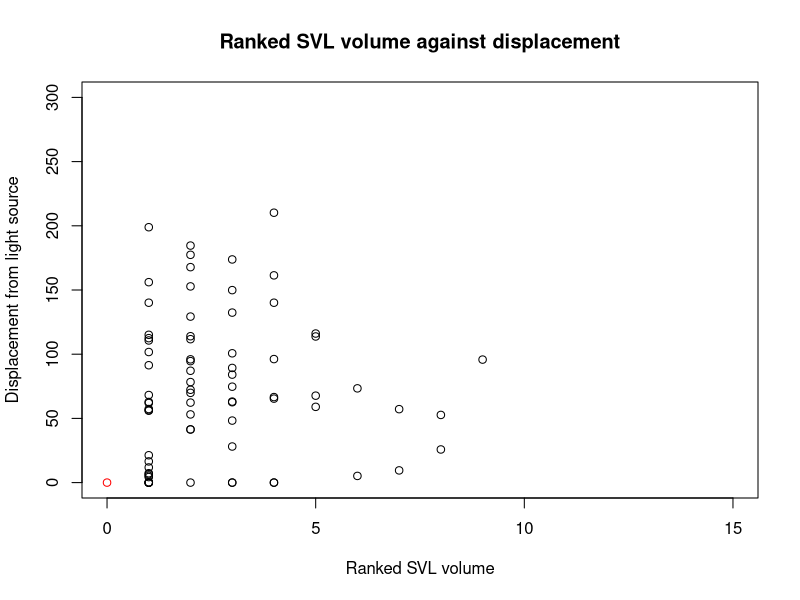
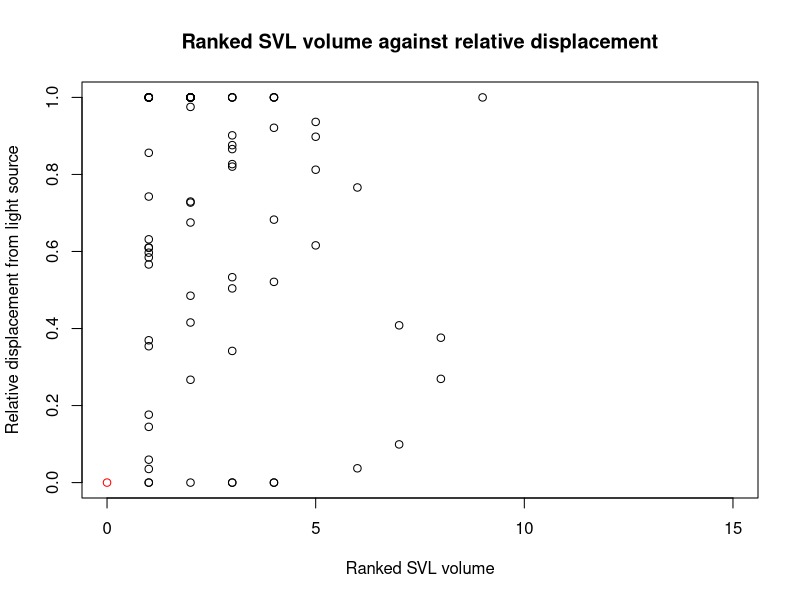
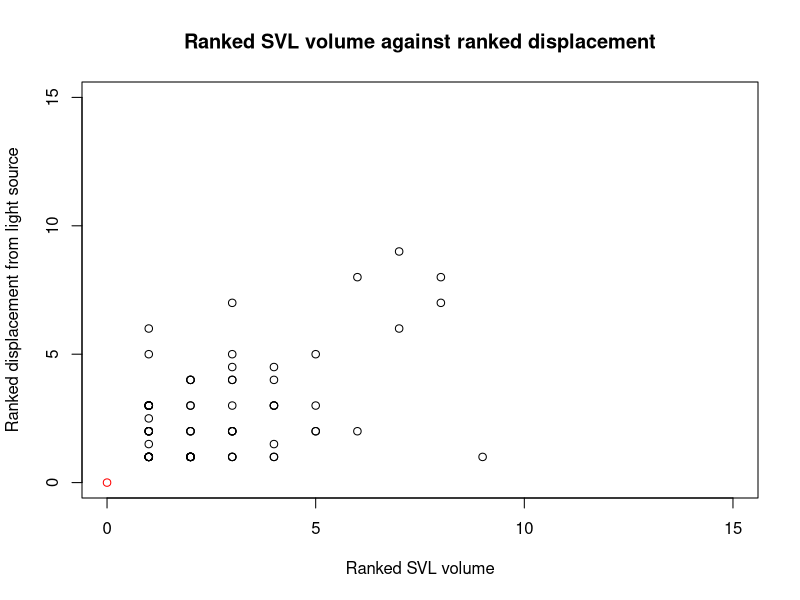
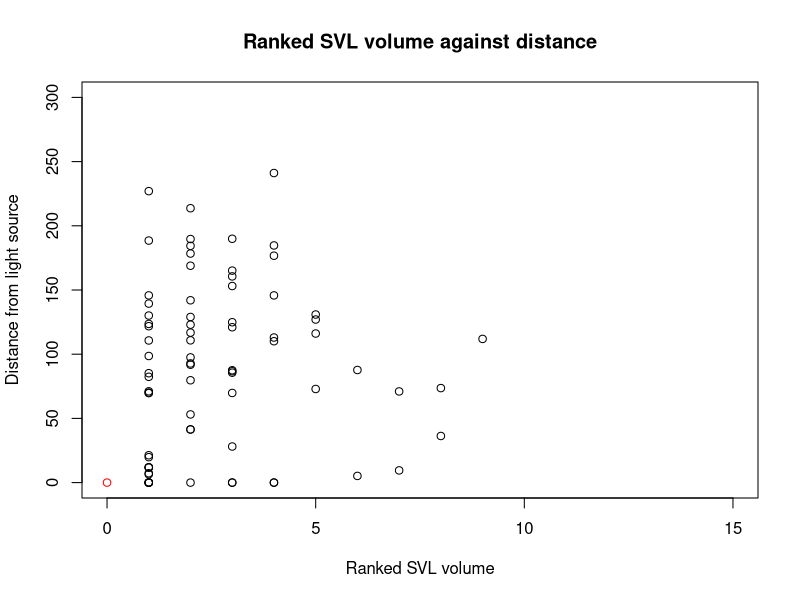
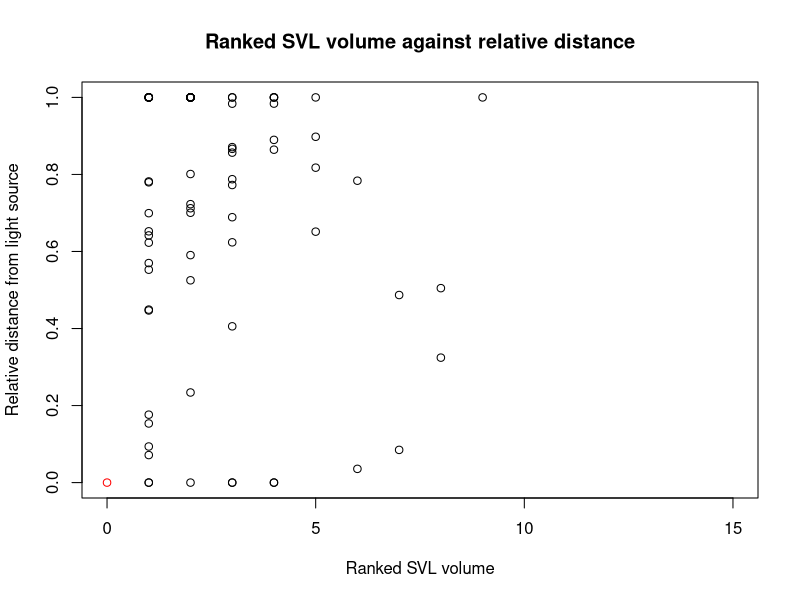
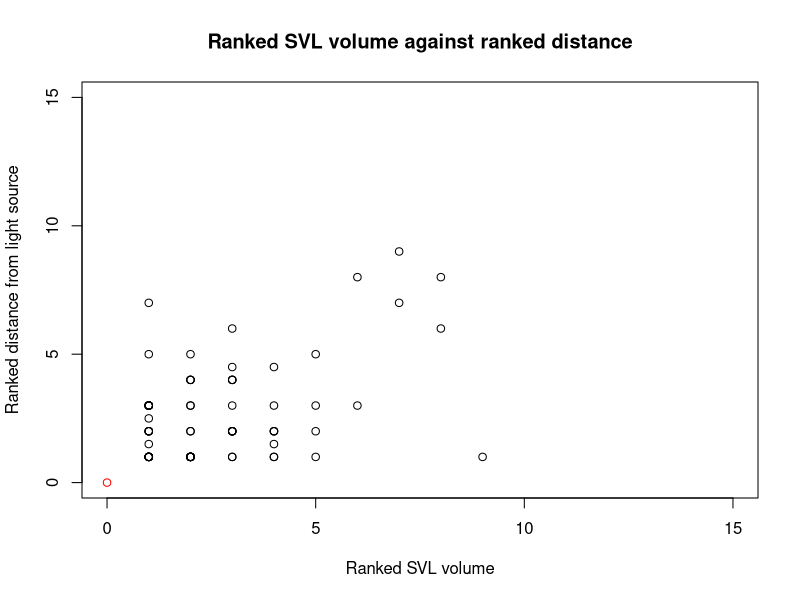
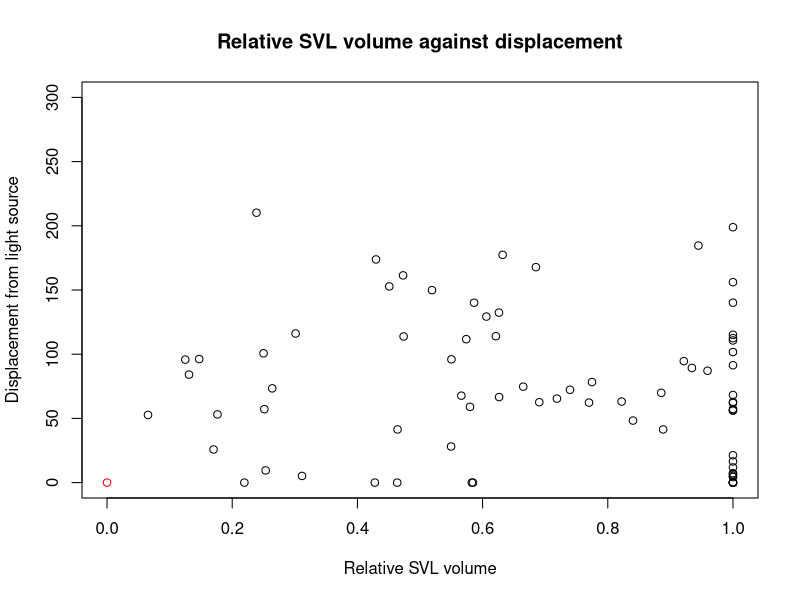
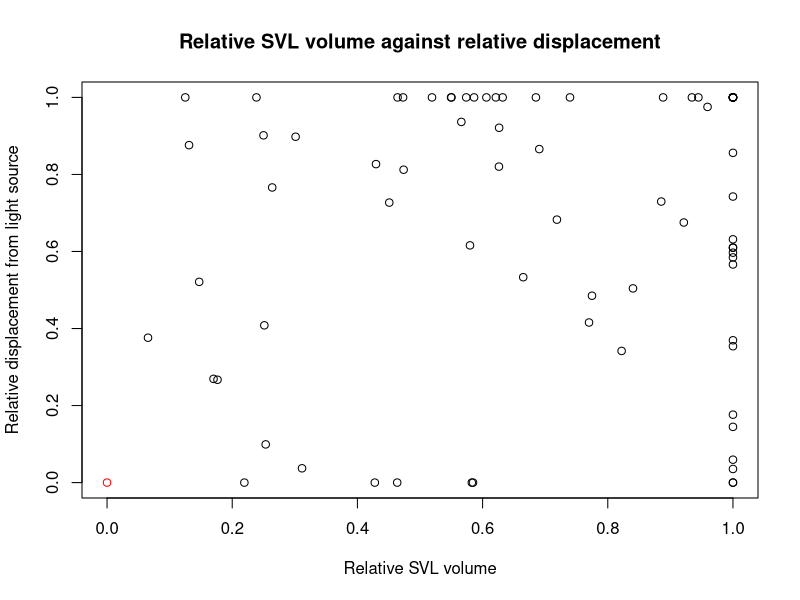

The R source for these figures, in order:
## ---- chunk 1
#set working directory and read in data
setwd("C://Users//ojmin//OneDrive//Documents//UNI//Zoology_partII//Borneo_Project")
data <-read.csv("brno_gecko_dist_data.csv")
print(data)
## ---- chunk 2
#divide dataset into zones
general_splicer <- function(data, name, column) {
  # check (zone) column in question is present
  if (!column %in% colnames(data)) {
    stop("The dataset does not contain a ", column, " column.")
  }

  # find all unique values from column
  unique_vals <- unique(data[[column]])

  # create separate datasets for each unique value in column
  for (q in unique_vals) {
    # subset the data
    
    subset_data <- data[data[[column]] == q, ]
    
    # assign subsetted data a variable name based on unique value
    assign(paste0(name, q), subset_data, envir = .GlobalEnv)
  }
  
  message("Datasets created for each ", column, " value!")
  message("Empty datasets are not generated! (except for NA apparently)")
}

general_splicer(data, "brno_zone", "zone")
#brno_zone1
#brno_zone2
#brno_zone3
## ---- chunk 3
# function to collect datasets with a specific prefix into a list
collect_datasets_to_list <- function(prefix, suffix) {
  # Get all objects in the global environment
  all_objects <- ls(envir = .GlobalEnv)
  
  #ending may not need to be specified
  if (suffix == "none"){
  # Filter objects that start with the given prefix
  dataset_names <- grep(paste0(prefix), all_objects, value = TRUE)
  } else {
    dataset_names <- grep(paste0(prefix, ".*", suffix), all_objects, value = TRUE)
  }
  # Create a named list of these datasets
  dataset_list <- lapply(dataset_names, function(name) get(name, envir = .GlobalEnv))
  names(dataset_list) <- dataset_names
  
  return(dataset_list)
}

# Example usage:
# Assume datasets 'dataset_a', 'dataset_b', 'dataset_c' exist in the global environment
zone_list <- collect_datasets_to_list("brno_zone", "none")


names(zone_list)
## ---- chunk 4
#divide dataset up by data + zone
date_splicer <- function(dataset_names, column){
  #iterate through each dataset
  for (name in names(dataset_names)){
    #collect the first part of old dataset name for new name
    new_name <- paste0(substr(name, start = 6, stop = 10), "_")
    #call splicing function to divide dataset and use new naming convention
    general_splicer(dataset_names[[name]], new_name, column)
  }
}

date_splicer(zone_list, "date")
#put these into a datasetlist
zone_date_list <- collect_datasets_to_list("zone", "2024")
names(zone_date_list)
## ---- chunk 5
#divide dateset up into time + date + zone
time_splicer <- function(dataset_names, column){
  #iterate through each dataset
  for (name in names(dataset_names)){
    #collect the first part of old dataset name for new name
    new_name <- paste0(substr(name, start = 1, stop = 8), "_")
    #call splicing function to divide dataset and use new naming convention
    general_splicer(dataset_names[[name]], new_name, column)
  }
}

time_splicer(zone_date_list, "time")

#generate datasetlist
#this specifies that the suffix that should be at the end of new datasets is 2 digits an underscore and a letter "XX_a"
zone_date_time_list <- collect_datasets_to_list("zone", "_\\d{2}_[a-zA-Z]$")
names(zone_date_time_list)
## ---- chunk 6
#Divide data up into distinct events (zone + data + sample time + quadrat)

event_splicer <- function(dataset_names, column){
  #iterate through each dataset
  for (name in names(dataset_names)){
    #collect the first part of old dataset name for new name
    new_name <- paste0(substr(name, start = 1, stop = 10), "_")
    #call splicing function to divide dataset and use new naming convention
    general_splicer(dataset_names[[name]], new_name, column)
  }
}

event_splicer(zone_date_time_list, "quadrat")

#make dataset list of all events
event_list <- collect_datasets_to_list("zone", "_\\d{2}_[a-zA-Z]_[a-zA-Z]\\d{1,2}$")
names(event_list)
## ---- chunk 7
# remove data with questionable measurements
data_filter <- function(dataset_names, column1, column2, val1, val2){
  #iterate through each dataset
  for (name in names(dataset_names)){
    #collect the first part of old dataset name for new name
    new_name <- paste0("fltr_", name)
    #filter the data for column1
    data = dataset_names[[name]]
    filtered_data0 <- data[data[[column1]]!= val1,]
    
    #refilter for column 2
    filtered_data <- filtered_data0[filtered_data0[[column2]] != val2,]
    
    # assign subsetted data a variable name based on unique value
    assign(new_name, filtered_data, envir = .GlobalEnv)
  }
}
#create filtered event datasets
data_filter(event_list, "gecko_present", "bad_img_qua", 0, 1)

#create a list of filtered events
fltr_event_list <- collect_datasets_to_list("fltr_zone", "_\\d{2}_[a-zA-Z]_[a-zA-Z]\\d{1,2}$")

names(fltr_event_list)
## ---- chunk 8
#zone1_12_n_e2
#fltr_zone1_12_n_e2

#filter the rest of the datasets starting with zones at some point

## ---- chunk 9
#find the maximum value of a column and generate an adjacent column with the normalised data
normaliser <- function(data, old_col, new_col, dataset_name){
  #ensure column is numeric
  data[[old_col]] = as.numeric(data[[old_col]])
  
  #find max value in column and exclude NA
  max <- max(data[[old_col]], na.rm = TRUE)
  
  #normalise the data in new column, ignoring NA
  normalised <- ifelse(!is.na(data[[old_col]]), 
                        data[[old_col]] / max, 
                        NA)
  #specify where new column is added
  
  #determine original column positon
  original_position <- which(colnames(data) == old_col)
  #insert new column
  data <- cbind(data[, 1:original_position, drop = FALSE], setNames(data.frame(normalised), new_col), data[, (original_position + 1):ncol(data), drop = FALSE])
  
  #assign new dataset to global env
  assign(dataset_name, data, envir = .GlobalEnv)
  #return(data)
}

#normaliser(fltr_zone1_11_n_e11, "dist_light_cm", "rel_dist", "fltr_zone1_11_n_e11")
#fltr_zone1_11_n_e11
## ---- chunk 10
# loop the normaliser function for set of datasets
general_normaliser <- function(dataset_names, old_col, new_col){
  #iterate through each dataset
  for (name in names(dataset_names)){
    #run normaliser function for the desired column
    normaliser(dataset_names[[name]], old_col, new_col, name)
  }
}
#normalise for length_cm and add to large dataset
general_normaliser(fltr_event_list, "length_cm", "rel_len")
fltr_event_list <- collect_datasets_to_list("fltr_zone", "_\\d{2}_[a-zA-Z]_[a-zA-Z]\\d{1,2}$")

#repeat for svl_cm
general_normaliser(fltr_event_list, "svl_cm", "rel_svl")
fltr_event_list <- collect_datasets_to_list("fltr_zone", "_\\d{2}_[a-zA-Z]_[a-zA-Z]\\d{1,2}$")

#repeat for width_cm
general_normaliser(fltr_event_list, "width_cm", "rel_wid")
fltr_event_list <- collect_datasets_to_list("fltr_zone", "_\\d{2}_[a-zA-Z]_[a-zA-Z]\\d{1,2}$")

#repeat for len_vol_cm3
general_normaliser(fltr_event_list, "len_vol_cm3", "rel_len_vol")
fltr_event_list <- collect_datasets_to_list("fltr_zone", "_\\d{2}_[a-zA-Z]_[a-zA-Z]\\d{1,2}$")

#repeat for svl_vol_cm3
general_normaliser(fltr_event_list, "svl_vol_cm3", "rel_svl_vol")
fltr_event_list <- collect_datasets_to_list("fltr_zone", "_\\d{2}_[a-zA-Z]_[a-zA-Z]\\d{1,2}$")

#repeat for disp_light_cm
general_normaliser(fltr_event_list, "disp_light_cm", "rel_disp")
fltr_event_list <- collect_datasets_to_list("fltr_zone", "_\\d{2}_[a-zA-Z]_[a-zA-Z]\\d{1,2}$")

#repeat for dist_light_cm
general_normaliser(fltr_event_list, "dist_light_cm", "rel_dist")
fltr_event_list <- collect_datasets_to_list("fltr_zone", "_\\d{2}_[a-zA-Z]_[a-zA-Z]\\d{1,2}$")
## ---- chunk 11
#generate a rank column for data
ranker <- function(data, old_col, new_col, dataset_name){
  #ensure column is numeric
  data[[old_col]] = as.numeric(data[[old_col]])
  
  #rank the data in new column, ignoring NA
  normalised <- ifelse(!is.na(data[[old_col]]), 
                        rank(-data[[old_col]], ties.method = "average"), 
                        NA)
  #specify where new column is added
  
  #determine original column positon
  original_position <- which(colnames(data) == old_col)
  #insert new column
  data <- cbind(data[, 1:original_position, drop = FALSE], setNames(data.frame(normalised), new_col), data[, (original_position + 1):ncol(data), drop = FALSE])
  
  #assign new dataset to global env
  assign(dataset_name, data, envir = .GlobalEnv)
  #return(data)
}

#ranker(fltr_zone1_12_n_e2, "rel_len", "len_rank", "fltr_zone1_12_n_e2")
#fltr_zone1_12_n_e2

#Loop this function for all datasets in a list
general_ranker <- function(dataset_names, old_col, new_col){
  #iterate through each dataset
  for (name in names(dataset_names)){
    #run normaliser function for the desired column
    ranker(dataset_names[[name]], old_col, new_col, name)
  }
}

#rank rel_len and add to large dataset
general_ranker(fltr_event_list, "rel_len", "len_rank")
fltr_event_list <- collect_datasets_to_list("fltr_zone", "_\\d{2}_[a-zA-Z]_[a-zA-Z]\\d{1,2}$")

#repeat for rel_svl
general_ranker(fltr_event_list, "rel_svl", "svl_rank")
fltr_event_list <- collect_datasets_to_list("fltr_zone", "_\\d{2}_[a-zA-Z]_[a-zA-Z]\\d{1,2}$")

#repeat for rel_wid
general_ranker(fltr_event_list, "rel_wid", "wid_rank")
fltr_event_list <- collect_datasets_to_list("fltr_zone", "_\\d{2}_[a-zA-Z]_[a-zA-Z]\\d{1,2}$")

#repeat for rel_len_vol
general_ranker(fltr_event_list, "rel_len_vol", "len_vol_rank")
fltr_event_list <- collect_datasets_to_list("fltr_zone", "_\\d{2}_[a-zA-Z]_[a-zA-Z]\\d{1,2}$")

#repeat for rel_svl_vol
general_ranker(fltr_event_list, "rel_svl_vol", "svl_vol_rank")
fltr_event_list <- collect_datasets_to_list("fltr_zone", "_\\d{2}_[a-zA-Z]_[a-zA-Z]\\d{1,2}$")

#repeat for rel_disp
general_ranker(fltr_event_list, "disp_light_cm", "disp_rank")
fltr_event_list <- collect_datasets_to_list("fltr_zone", "_\\d{2}_[a-zA-Z]_[a-zA-Z]\\d{1,2}$")

#repeat for rel_dist
general_ranker(fltr_event_list, "dist_light_cm", "dist_rank")
fltr_event_list <- collect_datasets_to_list("fltr_zone", "_\\d{2}_[a-zA-Z]_[a-zA-Z]\\d{1,2}$")
## ---- chunk 12
#check all updated datasets are present and correct in database
fltr_event_list
## ---- chunk 13
#grouping filtered events into new dataset list based on time of day
event_time_compiler <- function(prefix, suffix, middle){
  #find all global objects
  all_objects <- ls(envir = .GlobalEnv)
  
  #filter objects with correct pattern
  matching_datasets <- grep(paste0(prefix, middle, suffix), all_objects, value = TRUE)
  
  #extract datasets from global ENV
  dataset_list <- lapply(matching_datasets, function(name) get(name, envir = .GlobalEnv))
  
  names(dataset_list) <- matching_datasets
  return(dataset_list)
  
  # Create a named list of these datasets
  #dataset_names <- names(dataset_list)
  #return(dataset_names)
  #return(extracted_values)
}

#make list for all night events
fltr_event_night_list <- (event_time_compiler("fltr_zone\\d_\\d{2}_", "_[a-z]\\d{1,2}", "n"))

#make list for all afternoon events
fltr_event_afternoon_list <- (event_time_compiler("fltr_zone\\d_\\d{2}_", "_[a-z]\\d{1,2}", "a"))

#make list for all morning events
fltr_event_morning_list <- (event_time_compiler("fltr_zone\\d_\\d{2}_", "_[a-z]\\d{1,2}", "m"))


## ---- chunk 14
fltr_event_night_list
## ---- chunk 15
#make plotting function
mega_plotter <- function(datasets, xvar, yvar, xlab, ylab, xlim, ylim, title, colour){
  #initialise plot with point at (0,0)
  plot(0, 0, xlab = xlab, ylab = ylab, xlim=c(0,xlim), ylim=c(0,ylim),main = title, col = 'red')
  #iterate through datasets
  print(datasets)
  for (name in names(datasets)){
    #plot points of all datasets in list
    data = datasets[[name]]
    points(data[[xvar]], data[[yvar]], col = colour)
  }
}

#plot ranked svl vol against raw, relative, and ranked displacement and distance

#displacement
mega_plotter(fltr_event_night_list, "svl_vol_rank", "disp_light_cm", "Ranked SVL volume", "Displacement from light source", 15, 300,"Ranked SVL volume against displacement", 'black')

mega_plotter(fltr_event_night_list, "svl_vol_rank", "rel_disp", "Ranked SVL volume", "Relative displacement from light source", 15, 1, "Ranked SVL volume against relative displacement", 'black')

mega_plotter(fltr_event_night_list, "svl_vol_rank", "disp_rank", "Ranked SVL volume", "Ranked displacement from light source", 15, 15, "Ranked SVL volume against ranked displacement", 'black')

#distance
mega_plotter(fltr_event_night_list, "svl_vol_rank", "dist_light_cm", "Ranked SVL volume", "Distance from light source", 15, 300, "Ranked SVL volume against distance", 'black')

mega_plotter(fltr_event_night_list, "svl_vol_rank", "rel_dist", "Ranked SVL volume", "Relative distance from light source", 15, 1, "Ranked SVL volume against relative distance", 'black')

mega_plotter(fltr_event_night_list, "svl_vol_rank", "dist_rank", "Ranked SVL volume", "Ranked distance from light source", 15, 15, "Ranked SVL volume against ranked distance", 'black')
## ---- chunk 16
#relative SVL vol against raw, relative, ranked displacement and distance

#displacement
mega_plotter(fltr_event_night_list, "rel_svl_vol", "disp_light_cm", "Relative SVL volume", "Displacement from light source", 1, 300,"Relative SVL volume against displacement", 'black')

mega_plotter(fltr_event_night_list, "rel_svl_vol", "rel_disp", "Relative SVL volume", "Relative displacement from light source", 1, 1, "Relative SVL volume against relative displacement", 'black')

mega_plotter(fltr_event_night_list, "rel_svl_vol", "disp_rank", "Relative SVL volume", "Ranked displacement from light source", 1, 15, "Relative SVL volume against ranked displacement", 'black')

#distance
mega_plotter(fltr_event_night_list, "rel_svl_vol", "dist_light_cm", "Relative SVL volume", "Distance from light source", 1, 300, "Relative SVL volume against distance", 'black')

mega_plotter(fltr_event_night_list, "rel_svl_vol", "rel_dist", "Relative SVL volume", "Relative distance from light source", 1, 1, "Relative SVL volume against relative distance", 'black')

mega_plotter(fltr_event_night_list, "rel_svl_vol", "dist_rank", "Relative SVL volume", "Relative distance from light source", 1, 15, "Relative SVL volume against relative distance", 'black')

## ---- chunk 17
multi_plotter <- function(datasets1, datasets2, datasets3, xvar, yvar, xlab, ylab, xlim, ylim, title, colour1, colour2, colour3){
  #call megaplotter function to plot first plot
  mega_plotter(datasets1, xvar, yvar, xlab, ylab, xlim, ylim, title, colour1)
  #check datasets2 exists
  if (is.list(datasets2)){
    #plot 2nd dataset
    for (name in names(datasets2)){
    #plot points of all datasets in list
    data = datasets2[[name]]
    points(data[[xvar]], data[[yvar]], col = colour2)
    }
  }
  else{
      print("no secondary dataset")
  }
  #check datasets3 exists
  if (is.list(datasets3)){
    #plot 2nd dataset
    for (name in names(datasets3)){
    #plot points of all datasets in list
    data = datasets3[[name]]
    points(data[[xvar]], data[[yvar]], col = colour3)
    }
  }
  else{
      print("no secondary dataset")
  }
}

multi_plotter(fltr_event_night_list, fltr_event_afternoon_list, fltr_event_afternoon_list, "svl_vol_rank", "disp_light_cm", "Ranked SVL volume", "Displacement from light source", 15, 300,"Ranked SVL volume against displacement", 'black', 'orange', 'blue')
## ---- chunk 18
multi_plotter2 <- function(datasets1, oth_datasets, xvar, yvar, xlab, ylab, xlim, ylim, title, colour1, colours){
  #call megaplotter function to plot first plot
  mega_plotter(datasets1, xvar, yvar, xlab, ylab, xlim, ylim, title, colour1)
  #check oth_datasets exists
  if (is.list(oth_datasets)){
    # start a counter for i that counts each dataset list read
    i <- 1
    #iterate through list of dataset lists
    for (i in length(oth_datasets)){
      #extract each dataset list from the list of dataset lists
      datasets <- oth_datasets[[i]]
      for (name in names(datasets)){
    #plot points of all datasets in list
    data = datasets[[name]]
    points(data[[xvar]], data[[yvar]], col = colours[i])
      }
      #increase i
      i <- i + 1
  }
    }
    
  else{
      print("no secondary dataset")
  }
}

multi_plotter2(fltr_event_night_list, list(fltr_event_afternoon_list, fltr_event_morning_list), "svl_vol_rank", "disp_light_cm", "Ranked SVL volume", "Displacement from light source", 15, 300,"Ranked SVL volume against displacement", 'black', c('orange', 'blue'))
## ---- chunk 19
list(fltr_event_afternoon_list,fltr_event_morning_list)
## ---- chunk 20
test_list <- list(fltr_zone3_13_n_e1)
print(fltr_zone3_13_n_e1)
print(typeof(fltr_event_night_list))
test_list <- fltr_event_night_list
print(length(test_list))

dad_plotter <- function(datasets, xvar, yvar, xlab, ylab, xlim, ylim, title, colour){
  #initialise plot with point at (0,0)
  plot(0, 0, xlab = xlab, ylab = ylab, xlim=c(xlim,0), ylim=c(0,ylim),main = title, col = 'red')
  #iterate through datasets
  for (data in datasets) {
    points(data[[xvar]], data[[yvar]], col = colour)
  }
}
dad_plotter(test_list, "svl_vol_rank", "disp_light_cm", "Ranked SVL volume", "Displacement from light source", 15, 300,"Ranked SVL volume against displacement", 'black')
## ---- chunk 21
summary(cars)
## ---- chunk 22
plot(pressure)
